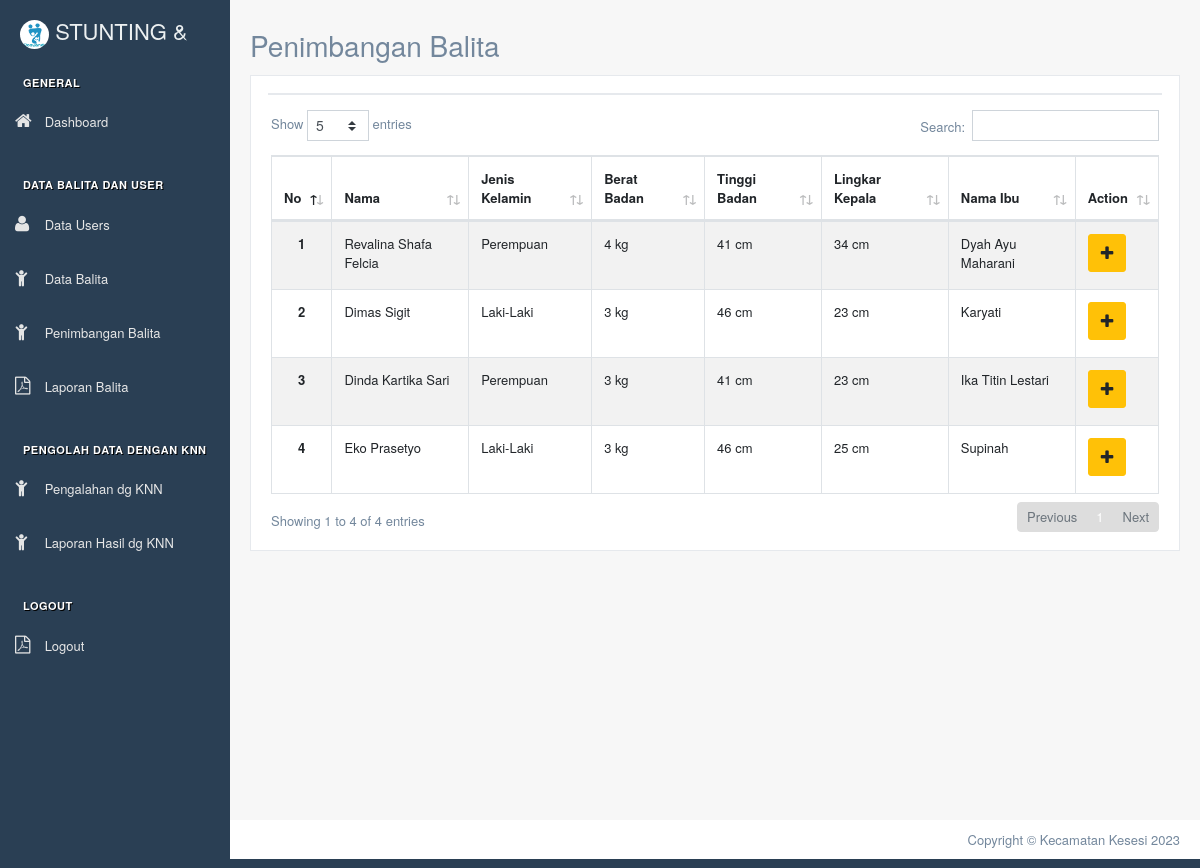
/index.php/penimbangan_balita, run on the app's committed database.
### tables this page shows
CREATE TABLE `balita` (
  `id` int(11) NOT NULL,
  `idBalita` varchar(10) DEFAULT NULL,
  `namaBayi` varchar(50) NOT NULL,
  `tempatLahir` varchar(30) NOT NULL,
  `tanggalLahir` date NOT NULL,
  `jenisKelamin` enum('Laki-Laki','Perempuan') NOT NULL,
  `alamat` text NOT NULL,
  `namaIbu` varchar(50) NOT NULL,
  `namaAyah` varchar(50) NOT NULL,
  `umur` int(11) DEFAULT NULL,
  `panjangLahir` int(11) DEFAULT NULL,
  `lingkar_kepala` int(11) DEFAULT NULL,
  `beratLahir` int(11) DEFAULT NULL,
  `telp_ibu` varchar(14) DEFAULT NULL,
  `goldar` varchar(10) DEFAULT NULL
);

### application/controllers/Penimbangan_Balita.php (called while the page is built, shortened)
<?php
class Penimbangan_Balita extends CI_Controller
{
    public function __construct()
    {
        $this->load->model('ModelPosyandu');
    }
    public function index() {
        $data['title'] = 'Penimbangan Balita | Sistem Informasi Stunting';
        $data['user'] = $this->db->get_where('user', ['username' => $this->session->userdata('username')])->row_array();
        $balita = $this->ModelPosyandu->getData('balita', '*');
        if ($this->form_validation->run() == false) {
            $this->load->view('templates/header-datatables', $data);
            $this->load->view('templates/sidebar', $data);
            $this->load->view('penimbangan_balita/index', array('balita' => $balita));
            $this->load->view('templates/footer-datatables');
       }
    }
}

### index.php (called while the page is built, shortened)
<?php
require_once BASEPATH.'core/CodeIgniter.php';

### application/models/ModelPosyandu.php (called while the page is built, shortened)
<?php
class ModelPosyandu extends CI_Model {
    public function getData($tableName,$data,$where=""){
		$data = $this -> db ->query('SELECT '.$data.' FROM '.$tableName." ".$where);
		return $data -> result_array();
	}
}

### application/views/penimbangan_balita/index.php (the view, shortened to what this page needs)
<div class="right_col" role="main">
    <div class="page-title">
        <div class="title_left">
            <h3>Penimbangan Balita</h3>
        </div>
    </div>
    <div class="row">
        <div class="col-md-12 col-sm-12 ">
            <div class="x_panel">
                <div class="x_title">
                </div>
                <div class="x_content">
                    <div class="row">
                        <div class="col-sm-12">
                            <div class="card-box table-responsive">
                                <table id="datatable" class="table table-striped table-bordered" style="width:100%">
                                    <thead>
                                        <tr>
                                            <th>No</th>
                                            <th>Nama</th>
					    <th>Jenis Kelamin</th>
                                            <th>Berat Badan</th>
					    <th>Tinggi Badan</th>
                                            <th>Lingkar Kepala</th>
					    <th>Nama Ibu</th>
                                            <th>Action</th>
                                        </tr>
                                    </thead>
                                    <tbody>
                                        <?php $i = 1; ?>
                                        <?php foreach ($balita as $b) : ?>
                                            <tr>
                                                <th scope="row">
                                                    <center><?= $i; ?></center>
                                                </th>
                                                <td><?= $b['namaBayi']; ?></td>
						<td><?= $b['jenisKelamin']; ?></td>
						<td><?= $b['beratLahir']; ?> kg</td>
						<td><?= $b['panjangLahir']; ?> cm</td>
						<td><?= $b['lingkar_kepala']; ?> cm</td>
						<td><?= $b['namaIbu']; ?></td>
                                                <td>
                                                <a href="<?php echo base_url()."Penimbangan_Balita/detail_hitung/".$b['id']; ?>" style="text-decoration: none;" ><button type="button" class="btn btn-warning btn-plus"><i class="fa fa-plus"></i></button>
                                                </td>
                                            </tr>
                                            <?php $i++; ?>
                                        <?php endforeach; ?>
                                    </tbody>
                                </table>
                            </div>
                        </div>
                    </div>
                </div>
            </div>
        </div>
    </div>
</div>

### data on the page
balita: namaBayi "Revalina Shafa Felcia", jenisKelamin "Perempuan", beratLahir "4", panjangLahir "41", lingkar_kepala "34", namaIbu "Dyah Ayu Maharani"
balita: namaBayi "Dimas Sigit", jenisKelamin "Laki-Laki", beratLahir "3", panjangLahir "46", lingkar_kepala "23", namaIbu "Karyati"
balita: namaBayi "Dinda Kartika Sari", jenisKelamin "Perempuan", beratLahir "3", panjangLahir "41", lingkar_kepala "23", namaIbu "Ika Titin Lestari"
balita: namaBayi "Eko Prasetyo", jenisKelamin "Laki-Laki", beratLahir "3", panjangLahir "46", lingkar_kepala "25", namaIbu "Supinah"
